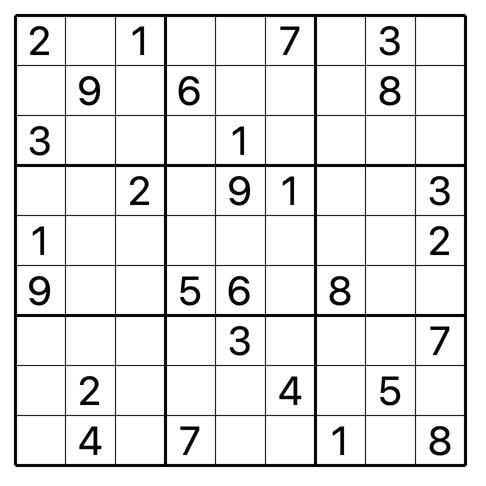
#> input picture sudoku-picture-arial/sudoku-data0.png, 486 x 486 px
$ python -i read_skew.py   (imports and definitions only)
#> lines starting #> are read from the running program, lines starting #| are printed output that depends on the picture; after the words box and inside, x2 and y2 are one past the last pixel; in counts of white or black regions, pixels touching at a corner belong together
#> in read_sudoku, img is the input picture: shape (486, 486, 3); min 0, max 255, mean 230.7
from pathlib import Path
import cv2
import numpy as np
import pytesseract

from config import *
from utils import *

"""
紙に書かれた数独の盤面を読み取るための関数。
綺麗な静止画とは違ってまず盤面を正方形に直してからやる必要がある。
"""


def order_points(pts):
    #座標を [左上, 右上, 右下, 左下] の順に並べ替える
    rect = np.zeros((4, 2), dtype="float32")
    s = pts.sum(axis=1)
    rect[0] = pts[np.argmin(s)]
    rect[2] = pts[np.argmax(s)]
    diff = np.diff(pts, axis=1)
    rect[1] = pts[np.argmin(diff)]
    rect[3] = pts[np.argmax(diff)]
    return rect

# [23 lines left out: function four_point_transform, not called in this run]


def pre_process_image(img):
    #盤面検出用の前処理
    gray = cv2.cvtColor(img, cv2.COLOR_BGR2GRAY)
    # ノイズ除去（強めにかける）

    blur = cv2.medianBlur(gray, 7)
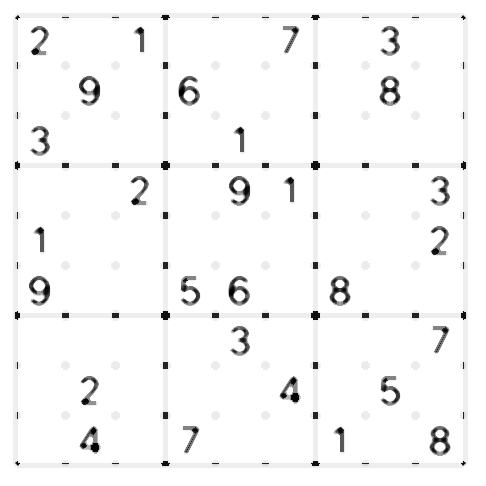
#> blur: shape (486, 486); min 0, max 255, mean 247
    # 二値化
    thresh = cv2.adaptiveThreshold(
        blur, 255, cv2.ADAPTIVE_THRESH_GAUSSIAN_C,
        cv2.THRESH_BINARY, 11, 2
    )
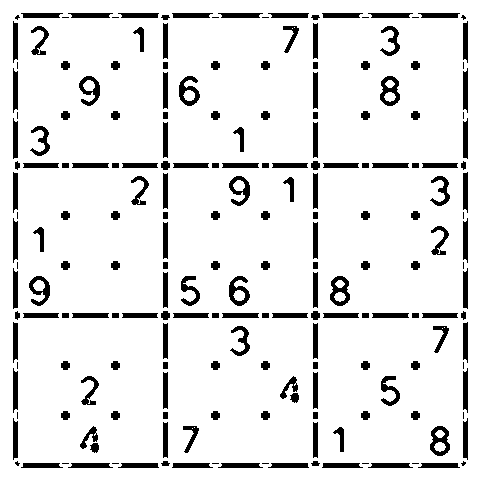
#> thresh: shape (486, 486); 90.1% white; 202 black regions (28 under 20 px), largest, box (x1, y1, x2, y2) and area: (380, 76, 400, 106) 325, (330, 276, 350, 306) 325, (430, 426, 450, 456) 325
    # 白黒反転（輪郭検出は白を対象にするため）
    thresh = cv2.bitwise_not(thresh)
#> thresh: shape (486, 486); 9.9% white; 202 white regions (28 under 20 px)
    return thresh


def is_square_like(pts, tol=0.2):
    #正方形っぽくないやつを除外する
    def dist(a, b):
        return np.linalg.norm(a - b)

    tl, tr, br, bl = pts
    edges = [
        dist(tl, tr),
        dist(tr, br),
        dist(br, bl),
        dist(bl, tl)
    ]

    max_len = max(edges)
    min_len = min(edges)

    # 辺の長さが±20%以内ならOK
    return min_len / max_len > (1 - tol)


def find_board(img):
    area_min = 50000
    #画像から数独の盤面（最大の四角形）を見つける
    processed = pre_process_image(img)
    contours, _ = cv2.findContours(processed, cv2.RETR_EXTERNAL, cv2.CHAIN_APPROX_SIMPLE)
#> contours = 202 contours, 28 with area under 20; largest, box (x1, y1, x2, y2) and area: (430, 426, 450, 456) 430, (330, 276, 350, 306) 430, (380, 76, 400, 106) 430, (229, 276, 250, 306) 368, (179, 76, 200, 106) 368

    # 面積の大きい順にソート
    contours = sorted(contours, key=cv2.contourArea, reverse=True)

    board_cnt = None

    for c in contours:
        peri = cv2.arcLength(c, True)
        # 輪郭を近似（頂点数を減らす）
        approx = cv2.approxPolyDP(c, 0.02 * peri, True)


        # 点が4つ（四角形）であれば、それが盤面である可能性が高い
        if len(approx) == 4:
            rect = order_points(approx.reshape(4,2))
            if is_square_like(rect) and cv2.contourArea(rect) > area_min:
                board_cnt = approx
                break
#> this loop made 202 passes
#> (peri, approx, s in order_points, diff in order_points, edges in is_square_like) on passes 55 to 59: (81.66, [[313, 372], [313, 408], [317, 408], [317, 372]], [685, 721, 725, 689], [59, 95, 91, 55], [4, 36, 4, 36]), (81.66, [[163, 372], [163, 408], [167, 408], [167, 372]], [535, 571, 575, 539], [209, 245, 241, 205], [4, 36, 4, 36]), (81.66, [[372, 313], [372, 317], [408, 317], [408, 313]], [685, 689, 725, 721], [-59, -55, -91, -95], [36, 4, 36, 4]), (81.66, [[222, 313], [222, 317], [258, 317], [258, 313]], [535, 539, 575, 571], [91, 95, 59, 55], [36, 4, 36, 4]), (81.66, [[72, 313], [72, 317], [108, 317], [108, 313]], [385, 389, 425, 421], [241, 245, 209, 205], [36, 4, 36, 4])
#> (peri, rect) on passes 61 to 66: (81.66, [[163, 222], [167, 222], [167, 258], [163, 258]]), (81.66, [[372, 163], [408, 163], [408, 167], [372, 167]]), (81.66, [[222, 163], [258, 163], [258, 167], [222, 167]]), (81.66, [[72, 163], [108, 163], [108, 167], [72, 167]]), (81.66, [[313, 72], [317, 72], [317, 108], [313, 108]]), (81.66, [[163, 72], [167, 72], [167, 108], [163, 108]])

    return board_cnt

#数字を真ん中にする
# [20 lines left out: function center_digit, not called in this run]

def read_sudoku(image_path, i = None):
    img = cv2.imread(str(image_path))
    if img is None:
        return [[0]*9 for _ in range(9)]


    # 1. 盤面の輪郭を見つける
    board_cnt = find_board(img)
    # print(board_cnt)


    if board_cnt is None:
        print(f"盤面が見つかりませんでした: {image_path}")
        return [[0]*9 for _ in range(9)]

    # 2. 透視変換（グレー画像に対して行う）
    gray = cv2.cvtColor(img, cv2.COLOR_BGR2GRAY)
    warped = four_point_transform(gray, board_cnt.reshape(4, 2))

    #2値化


    if(DEBUG):
        cv2.imwrite(f"debug/warped_{i}.png", warped)

    return warped


# [69 lines left out: function recog_by_warped, not called in this run]

>>> result = read_sudoku('sudoku-picture-arial/sudoku-data0.png')

$ run again, on sudoku-picture-arial/sudoku-data1.png
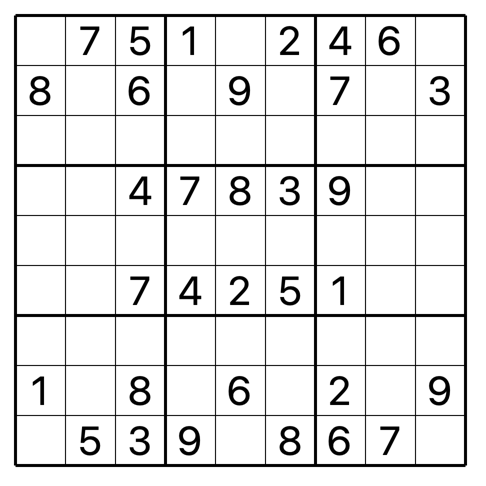
#> input picture sudoku-picture-arial/sudoku-data1.png, 486 x 486 px
#> in read_sudoku, img is the input picture: shape (486, 486, 3); min 0, max 255, mean 229.4
#> in pre_process_image, `blur = cv2.medianBlur(gray, 7)`:
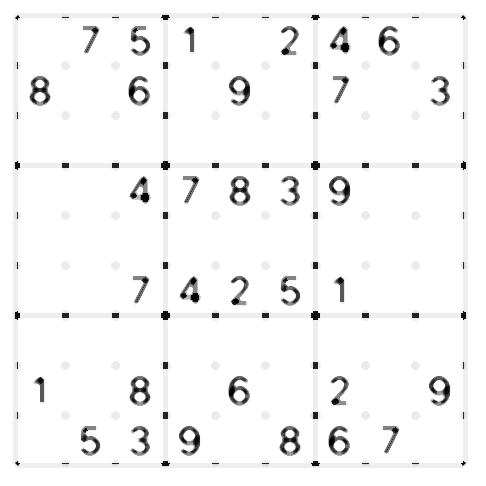
#> blur: shape (486, 486); min 0, max 255, mean 245.9
#> in pre_process_image, `thresh = cv2.adaptiveThreshold( blur, 255, cv2.ADAPTIVE_THRESH_GAUSSIA..`:
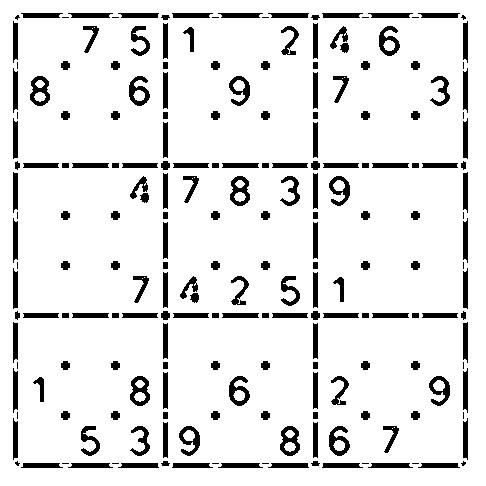
#> thresh: shape (486, 486); 89.5% white; 207 black regions (28 under 20 px), largest, box (x1, y1, x2, y2) and area: (30, 76, 50, 106) 325, (230, 176, 250, 206) 325, (130, 376, 150, 406) 325
#> contours = 207 contours, 28 with area under 20; largest, box (x1, y1, x2, y2) and area: (280, 426, 300, 456) 430, (130, 376, 150, 406) 430, (230, 176, 250, 206) 430, (30, 76, 50, 106) 430, (329, 426, 350, 456) 368
#> the loop in find_board, `for c in contours:` made 207 passes
#> (peri, approx, s in order_points, diff in order_points, edges in is_square_like) on passes 58 to 60: (81.66, [[313, 372], [313, 408], [317, 408], [317, 372]], [685, 721, 725, 689], [59, 95, 91, 55], [4, 36, 4, 36]), (81.66, [[163, 372], [163, 408], [167, 408], [167, 372]], [535, 571, 575, 539], [209, 245, 241, 205], [4, 36, 4, 36]), (81.66, [[372, 313], [372, 317], [408, 317], [408, 313]], [685, 689, 725, 721], [-59, -55, -91, -95], [36, 4, 36, 4])

$ run again, on sudoku-picture-arial/sudoku-data2.png
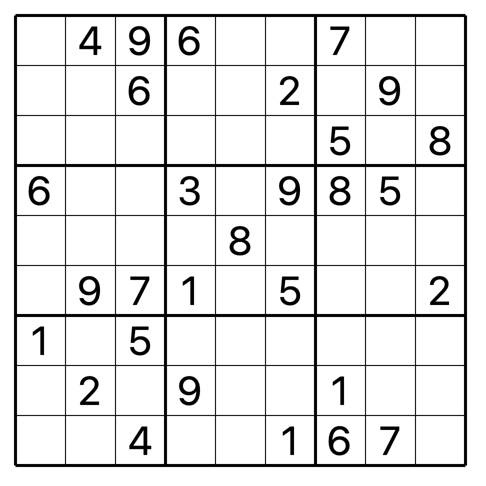
#> input picture sudoku-picture-arial/sudoku-data2.png, 486 x 486 px
#> in read_sudoku, img is the input picture: shape (486, 486, 3); min 0, max 255, mean 230.1
#> in pre_process_image, `blur = cv2.medianBlur(gray, 7)`:
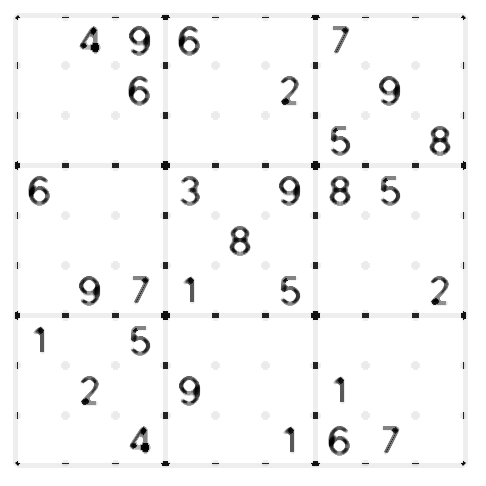
#> blur: shape (486, 486); min 0, max 255, mean 246.4
#> in pre_process_image, `thresh = cv2.adaptiveThreshold( blur, 255, cv2.ADAPTIVE_THRESH_GAUSSIA..`:
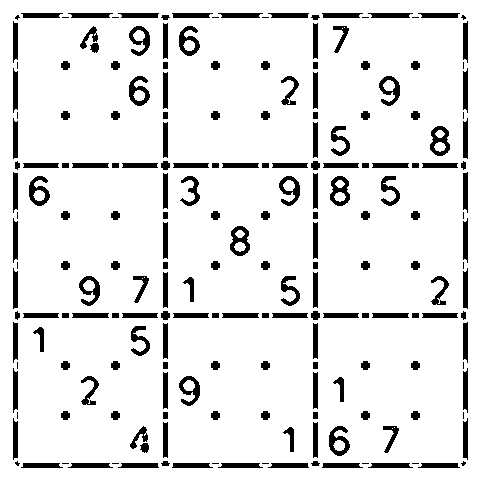
#> thresh: shape (486, 486); 89.8% white; 203 black regions (28 under 20 px), largest, box (x1, y1, x2, y2) and area: (430, 126, 450, 156) 325, (330, 176, 350, 206) 325, (230, 226, 250, 256) 325
#> contours = 203 contours, 28 with area under 20; largest, box (x1, y1, x2, y2) and area: (230, 226, 250, 256) 430, (330, 176, 350, 206) 430, (430, 126, 450, 156) 430, (329, 426, 350, 456) 368, (29, 176, 50, 206) 368
#> the loop in find_board, `for c in contours:` made 203 passes
#> (peri, approx, s in order_points, diff in order_points, edges in is_square_like) on passes 57 to 59: (81.66, [[313, 372], [313, 408], [317, 408], [317, 372]], [685, 721, 725, 689], [59, 95, 91, 55], [4, 36, 4, 36]), (81.66, [[163, 372], [163, 408], [167, 408], [167, 372]], [535, 571, 575, 539], [209, 245, 241, 205], [4, 36, 4, 36]), (81.66, [[372, 313], [372, 317], [408, 317], [408, 313]], [685, 689, 725, 721], [-59, -55, -91, -95], [36, 4, 36, 4])
